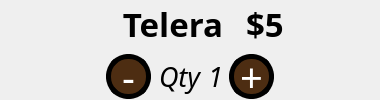
                <widget class="QWidget" name="Articulo0_2" native="true">
                 <property name="minimumSize">
                  <size>
                   <width>380</width>
                   <height>100</height>
                  </size>
                 </property>
                 <property name="maximumSize">
                  <size>
                   <width>380</width>
                   <height>100</height>
                  </size>
                 </property>
                 <layout class="QHBoxLayout" name="horizontalLayout_88">
                  <property name="leftMargin">
                   <number>0</number>
                  </property>
                  <property name="topMargin">
                   <number>0</number>
                  </property>
                  <property name="rightMargin">
                   <number>0</number>
                  </property>
                  <property name="bottomMargin">
                   <number>0</number>
                  </property>
                  <item>
                   <widget class="QWidget" name="img0_5" native="true">
                    <property name="minimumSize">
                     <size>
                      <width>100</width>
                      <height>100</height>
                     </size>
                    </property>
                    <property name="maximumSize">
                     <size>
                      <width>100</width>
                      <height>100</height>
                     </size>
                    </property>
                    <property name="styleSheet">
                     <string notr="true">background-image: url(:/Imagenes/telera.png);
border-radius: 30px;</string>
                    </property>
                   </widget>
                  </item>
                  <item>
                   <widget class="QWidget" name="widget_29_ejemplo_9" native="true">
                    <layout class="QVBoxLayout" name="verticalLayout_38">
                     <property name="leftMargin">
                      <number>0</number>
                     </property>
                     <property name="topMargin">
                      <number>0</number>
                     </property>
                     <property name="rightMargin">
                      <number>0</number>
                     </property>
                     <property name="bottomMargin">
                      <number>0</number>
                     </property>
                     <item>
                      <widget class="QWidget" name="widget_37_ejemplo_9" native="true">
                       <layout class="QHBoxLayout" name="horizontalLayout_89">
                        <property name="leftMargin">
                         <number>0</number>
                        </property>
                        <property name="topMargin">
                         <number>0</number>
                        </property>
                        <property name="rightMargin">
                         <number>0</number>
                        </property>
                        <property name="bottomMargin">
                         <number>0</number>
                        </property>
                        <item>
                         <widget class="QLabel" name="articulo_label1">
                          <property name="font">
                           <font>
                            <family>Cascadia Mono</family>
                            <pointsize>25</pointsize>
                            <weight>75</weight>
                            <bold>true</bold>
                           </font>
                          </property>
                          <property name="text">
                           <string>Telera</string>
                          </property>
                          <property name="alignment">
                           <set>Qt::AlignCenter</set>
                          </property>
                         </widget>
                        </item>
                        <item>
                         <widget class="QLabel" name="precio_label1">
                          <property name="font">
                           <font>
                            <family>Cascadia Mono</family>
                            <pointsize>25</pointsize>
                            <weight>75</weight>
                            <bold>true</bold>
                           </font>
                          </property>
                          <property name="text">
                           <string>$5</string>
                          </property>
                         </widget>
                        </item>
                       </layout>
                      </widget>
                     </item>
                     <item>
                      <widget class="QWidget" name="widget_33_ejemplo_9" native="true">
                       <property name="font">
                        <font>
                         <family>Cascadia Mono</family>
                        </font>
                       </property>
                       <layout class="QHBoxLayout" name="horizontalLayout_90">
                        <property name="leftMargin">
                         <number>0</number>
                        </property>
                        <property name="topMargin">
                         <number>0</number>
                        </property>
                        <property name="rightMargin">
                         <number>0</number>
                        </property>
                        <property name="bottomMargin">
                         <number>0</number>
                        </property>
                        <item>
                         <widget class="QPushButton" name="minus_button1">
                          <property name="minimumSize">
                           <size>
                            <width>45</width>
                            <height>45</height>
                           </size>
                          </property>
                          <property name="maximumSize">
                           <size>
                            <width>45</width>
                            <height>45</height>
                           </size>
                          </property>
                          <property name="font">
                           <font>
                            <family>Cascadia Mono</family>
                            <pointsize>30</pointsize>
                           </font>
                          </property>
                          <property name="styleSheet">
                           <string notr="true">QPushButton{
background-color: rgb(77, 45, 18);
border-style: solid;
border-color: black;
border-width: 5px;
border-radius: 22px;
color: white;
}

QPushButton:pressed {
border-style: inset;
border-width: 1px;
background-color: rgb(115, 67, 26);
color: white;
}</string>
                          </property>
                          <property name="text">
                           <string>-</string>
                          </property>
                         </widget>
                        </item>
                        <item>
                         <widget class="QLabel" name="label_31">
                          <property name="minimumSize">
                           <size>
                            <width>45</width>
                            <height>45</height>
                           </size>
                          </property>
                          <property name="maximumSize">
                           <size>
                            <width>45</width>
                            <height>45</height>
                           </size>
                          </property>
                          <property name="font">
                           <font>
                            <family>Cascadia Mono</family>
                            <pointsize>20</pointsize>
                            <italic>true</italic>
                           </font>
                          </property>
                          <property name="text">
                           <string>Qty</string>
                          </property>
                          <property name="alignment">
                           <set>Qt::AlignCenter</set>
                          </property>
                         </widget>
                        </item>
                        <item>
                         <widget class="QLabel" name="qty_label1">
                          <property name="font">
                           <font>
                            <family>Cascadia Mono</family>
                            <pointsize>20</pointsize>
                            <italic>true</italic>
                           </font>
                          </property>
                          <property name="text">
                           <string>1</string>
                          </property>
                         </widget>
                        </item>
                        <item>
                         <widget class="QPushButton" name="plus_button1">
                          <property name="minimumSize">
                           <size>
                            <width>45</width>
                            <height>45</height>
                           </size>
                          </property>
                          <property name="maximumSize">
                           <size>
                            <width>45</width>
                            <height>45</height>
                           </size>
                          </property>
                          <property name="font">
                           <font>
                            <family>Cascadia Mono</family>
                            <pointsize>30</pointsize>
                           </font>
                          </property>
                          <property name="styleSheet">
                           <string notr="true">QPushButton{
background-color: rgb(77, 45, 18);
border-style: solid;
border-color: black;
border-width: 5px;
border-radius: 22px;
color: white;
}

QPushButton:pressed {
border-style: inset;
border-width: 1px;
background-color: rgb(115, 67, 26);
color: white;
}</string>
                          </property>
                          <property name="text">
                           <string>+</string>
                          </property>
                         </widget>
                        </item>
                        <item>
                         <spacer name="horizontalSpacer_ejemplo_9">
                          <property name="orientation">
                           <enum>Qt::Horizontal</enum>
                          </property>
                          <property name="sizeHint" stdset="0">
                           <size>
                            <width>40</width>
                            <height>20</height>
                           </size>
                          </property>
                         </spacer>
                        </item>
                       </layout>
                      </widget>
                     </item>
                    </layout>
                   </widget>
                  </item>
                 </layout>
                </widget>
